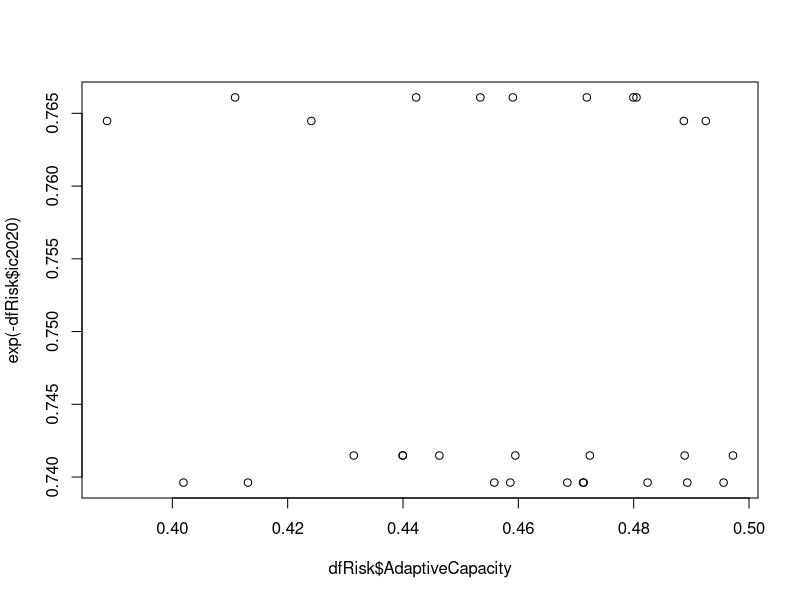
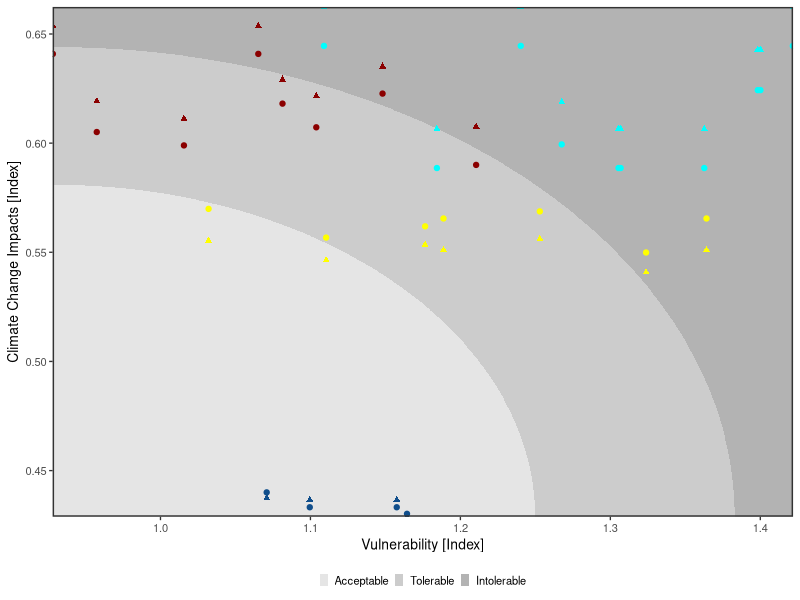
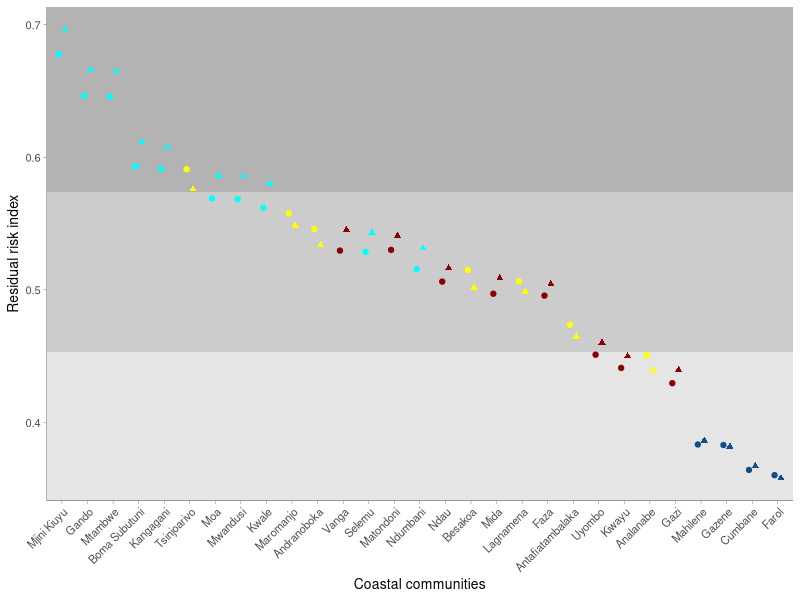
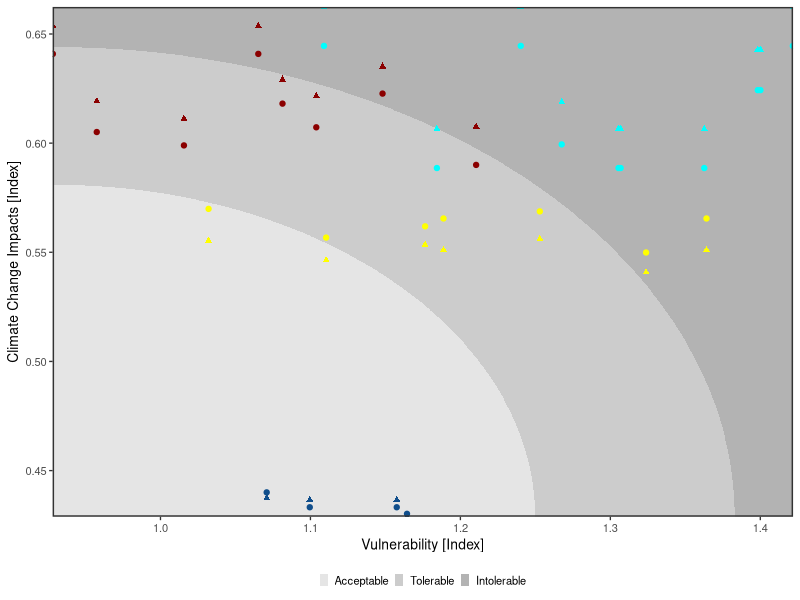
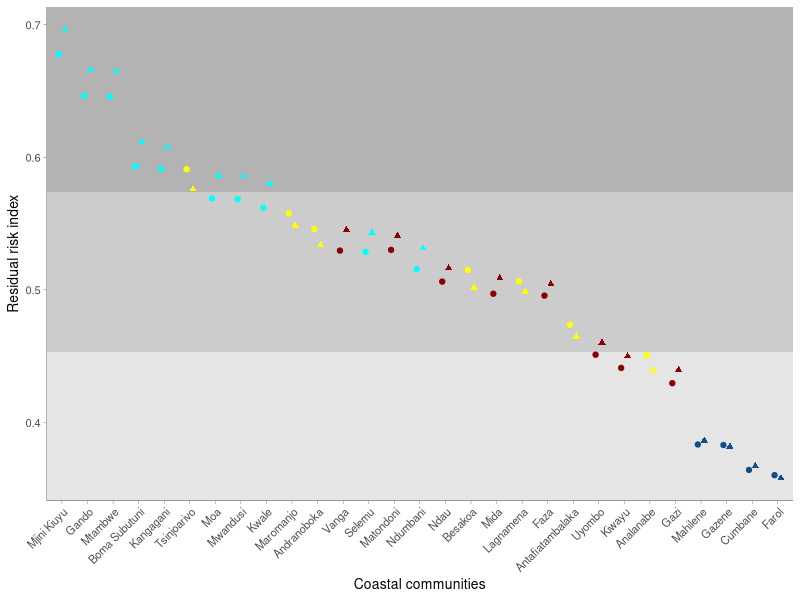

The R source for these figures, in order: (Note: this script raises an error after producing the figures.)
library(tidyverse)
dfRisk <- read_csv("2_Data/sheet/RiskDataFINAL.csv")
dfRisk <- dfRisk %>% mutate(ISO3 = Country,
                            ISO3 = ifelse(ISO3 == "Kenya", "KEN", ISO3),
                            ISO3 = ifelse(ISO3 == "Tanzania", "TZA", ISO3),
                            ISO3 = ifelse(ISO3 == "Madagascar", "MDG", ISO3),
                            ISO3 = ifelse(ISO3 == "Mozambique", "MOZ", ISO3))
I_Ctrl <- read_csv("2_Data/sheet/ImpactControl.csv")
dfRisk <- merge(dfRisk, I_Ctrl, by.x = "ISO3")
plot(dfRisk$AdaptiveCapacity, exp(-dfRisk$ic2020))


##################################################################################################################
#                                  PLOT RISK SPACES
##################################################################################################################
dfRisk$Vulnerable <- dfRisk$Sensitivity/dfRisk$AdaptiveCapacity
df <- rbind(data.frame(sce = "SSP2-4.5", impact = dfRisk$imp.ssp245.2050, Vulnerability = dfRisk$Vulnerable, village = dfRisk$Villages, ISO3 = dfRisk$ISO3),
            data.frame(sce = "SSP3-7.0", impact = dfRisk$imp.ssp370.2050, Vulnerability = dfRisk$Vulnerable, village = dfRisk$Villages, ISO3 = dfRisk$ISO3))
yR <- range(df$impact);xR <- range(df$Vulnerability)
lgd <- expand.grid(x = seq(xR[1],xR[2], diff(xR)/1500),
                   y = seq(yR[1],yR[2], diff(yR)/1500)) %>% 
  mutate(x1 = scales::rescale(x),
         y1 = scales::rescale(y),
         mxCol = x1^2+y1^2,
         brks = ntile(mxCol,3),
         brks = ifelse(brks==1,"Acceptable",ifelse(brks==2,"Tolerable","Intolerable"))
  )

lgd$brks <- factor(lgd$brks, levels = c("Acceptable","Tolerable","Intolerable"))
(plt1 <- ggplot()+
    geom_raster(data = lgd, aes(x = x, y = y, fill = brks))+
    #scale_fill_viridis_d(option = "B", direction = -1, begin = .25,end = .75)+
    scale_fill_manual(values = c("Acceptable" = "grey90", "Tolerable" = "grey80", "Intolerable"="grey70"))+
    geom_point(data = df, aes(x = Vulnerability, y = impact, colour = ISO3, shape=sce), size = 1.5) +
    labs(y = "Climate Change Impacts [Index]", x = "Vulnerability [Index]")+
    scale_colour_manual(name="", values = c("KEN"="darkred","MDG"="yellow","MOZ"="dodgerblue4","TZA"="cyan"))+
    theme_bw(base_size = 10)+
    scale_x_continuous(expand = c(0,0))+scale_y_continuous(expand = c(0,0))+
    scale_shape_manual(values = c("SSP2-4.5" = 19, "SSP3-7.0" = 17))+
    guides(shape="none", colour = "none")+
    theme(legend.position = "bottom",
          legend.title = element_blank(),
          legend.background = element_rect(fill = NA),
          legend.key.size = unit(1, 'cm'),
          legend.text = element_text(size = 8),
          legend.key.height = unit(.1, 'cm'),
          legend.key.width = unit(.2, 'cm'), 
          panel.border = element_rect(linewidth = 1)))
ggsave("3_Outputs/plots/Risk Space.png", width = 4, height = 4, dpi = 1200)

##############################################################################################################################
#                                 Estimate potential residual risk and plot difference among villages
#############################################################################################################################
dfRisk <- dfRisk %>% 
  mutate(rr.ssp585 = ((imp.ssp585.2050*Sensitivity)/AdaptiveCapacity)*exp(-ic2020),
         rr.ssp370 = ((imp.ssp370.2050*Sensitivity)/AdaptiveCapacity)*exp(-ic2020),
         rr.ssp245 = ((imp.ssp245.2050*Sensitivity)/AdaptiveCapacity)*exp(-ic2020))

df <- rbind(data.frame(sce = "SSP2-4.5", risk = (dfRisk$rr.ssp245), village = dfRisk$Villages, ISO3 = dfRisk$ISO3),
            data.frame(sce = "SSP3-7.0", risk = (dfRisk$rr.ssp370), village = dfRisk$Villages, ISO3 = dfRisk$ISO3))
Q1 <- summary(df$risk)[[2]] #first quartile
Q3 <- summary(df$risk)[[5]] #third quartile
(plt2 <- ggplot(data = df)+
    geom_rect(fill = "grey90", xmin = -Inf, xmax = Inf, ymin = -Inf, ymax = Q1)+
    geom_rect(fill = "grey80", xmin = -Inf, xmax = Inf, ymin = Q1, ymax = Q3)+
    geom_rect(fill = "grey70", xmin = -Inf, xmax = Inf, ymin = Q3, ymax = Inf)+
    #geom_col(aes(reorder(Villages, risk.ssp370.2050), risk.ssp370.2050), width = .2, fill = "grey90")+
    geom_point(aes(x=reorder(village,-risk), y=risk, colour = ISO3, shape = sce), size = 1.5, position = position_dodge2(width =.5))+
    #geom_text(aes(x=reorder(village,risk), y=risk, label = round(risk,2)), size = 2, colour = "black", fontface = "bold",position = position_dodge(width =.5))+
    labs(x = "Coastal communities", y = "Residual risk index")+
    #scale_y_continuous(expand = c(0,0), limits = c(.25,.55), breaks = seq(.25,.55, 0.05))+
    scale_shape_manual(values = c("SSP2-4.5" = 19, "SSP3-7.0" = 17))+
    theme_classic(base_size = 10)+
    scale_colour_manual(name="", values = c("KEN"="darkred","MDG"="yellow","MOZ"="dodgerblue4","TZA"="cyan"))+
    scale_fill_manual(name="", values = c("KEN"="darkred","MDG"="yellow","MOZ"="dodgerblue4","TZA"="cyan"))+
    theme(legend.position = "", 
          legend.background = element_rect(fill = NA),
          axis.text.x = element_text(angle = 45, vjust = 1, hjust = 1),
          axis.line = element_line(linewidth = .1), 
          axis.ticks = element_line(linewidth = .1)))

#Plots bars for each country
# df1 <- dfRisk %>% group_by(ISO3) %>% 
#   summarise(mn.370 = mean(rr.ssp370),
#             sd.370 = sd(rr.ssp370),
#             mn.245 = mean(rr.ssp245),
#             sd.245 = sd(rr.ssp245)) %>% ungroup()
# 
# df2 <- dfRisk %>% 
#   summarise(mn.370 = mean(rr.ssp370),
#             sd.370 = sd(rr.ssp370),
#             mn.245 = mean(rr.ssp245),
#             sd.245 = sd(rr.ssp245)) 
# df2 <- cbind(ISO3 = "ALL", df2)
# df <- rbind(df1, df2)
# 
# df <- rbind(data.frame(sce = "SSP2-4.5", MN = df$mn.245, LL = df$mn.245-df$sd.245, UL = df$mn.245+df$sd.245, ISO3 = df$ISO3),
#             data.frame(sce = "SSP3-7.0", MN = df$mn.370, LL = df$mn.370-df$sd.370, UL = df$mn.370+df$sd.370, ISO3 = df$ISO3)) %>% group_by (ISO3) %>% mutate(sortMag = mean(MN))
# (plt3 <- ggplot(data = df)+
#     geom_rect(fill = "grey90", xmin = -Inf, xmax = Inf, ymin = -Inf, ymax = Q1)+
#     geom_rect(fill = "grey80", xmin = -Inf, xmax = Inf, ymin = Q1, ymax = Q3)+
#     geom_rect(fill = "grey70", xmin = -Inf, xmax = Inf, ymin = Q3, ymax = Inf)+
#     geom_pointrange(aes(x = reorder(ISO3, sortMag), y = MN, ymin = LL, ymax = UL, colour=ISO3, shape = sce),
#                     size=.1, linewidth = .2, position = position_dodge(width =.5))+
#     scale_colour_manual(name="", values = c("KEN"="darkred","MDG"="yellow","MOZ"="dodgerblue4","TZA"="grey50", "ALL"="cyan"))+
#     scale_shape_manual(values = c("SSP2-4.5" = 19, "SSP3-7.0" = 17))+
#     labs(y = "", x="", title = "(B)")+
#     #scale_y_continuous(expand = c(0,0), limits = c(.25,.55), breaks = seq(.25,.55, 0.05),position = "right")+
#     theme_classic(base_size = 10)+
#     theme(legend.position = "", 
#           panel.background = element_rect(fill = "transparent", colour = NA),
#           plot.background = element_rect(fill = "transparent"),
#           axis.text.x = element_text(angle = 45, vjust = 1, hjust = 1),
#           axis.line.y = element_blank(),
#           axis.text.y = element_blank(),
#           axis.ticks.y = element_blank(),
#           panel.border = element_blank(), 
#           axis.line = element_line(linewidth = .1), 
#           axis.ticks.x = element_line(linewidth = .1)))
#library(patchwork)
ggsave(plot=plt2, "3_Outputs/plots/3_RiskResidual.png", dpi = 1200, height = 4, width = 6)


###################################################################################################################
#                     ECONOMIC VALUATION APPROACHES
##################################################################################################################
#Import value coefficients
econValues <- readxl::read_excel("2_Data/sheet/4_EconomicValuations/EcosystemServiceValueCoefficients.xlsx", sheet = "mini")
dfRisk <- merge(dfRisk, econValues, by.x = "ISO3")
#Find total economic value
dfRisk$TEV = ((dfRisk$corals*dfRisk$CoralsVal)+(dfRisk$seagrass*dfRisk$SeagrassVal)+(dfRisk$mangrove*dfRisk$MangroveVal)+(dfRisk$cropcover*dfRisk$CropsVal))/1e4 #divide by 10000 to convert from meters to hectares
plot(dfRisk$TEV/1e6, dfRisk$rr.ssp370)
dfRisk$ld_ssp370 = dfRisk$TEV*dfRisk$rr.ssp370
dfRisk$ld_ssp245 = dfRisk$TEV*dfRisk$rr.ssp245
summary(dfRisk$ld_ssp370)
sum(dfRisk$ld_ssp370)
sd(dfRisk$ld_ssp370)

dfs <- dfRisk[,c("Country","Villages","Sensitivity","AdaptiveCapacity","imp.ssp245.2050","imp.ssp370.2050","rr.ssp245", "rr.ssp370","TEV","ld_ssp245","ld_ssp370")]
write_excel_csv(dfs, "2_Data/sheet/TableS3.csv")
